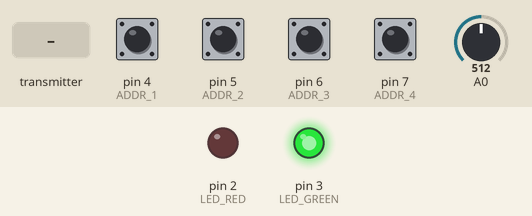
Bench run of a sketch on a simulated Arduino Uno, built with avr-gcc and run on an emulated ATmega328P. Shown: output pins drawn as LEDs (lit = HIGH). Inputs (shaded band) come from the test bench; at power-on: pin 4 (ADDR_1), pin 5 (ADDR_2), pin 6 (ADDR_3), pin 7 (ADDR_4) HIGH, A0 = 512. No radio packets arrive unless stated.

Above: at 0.1 s.
At 3.7 s:
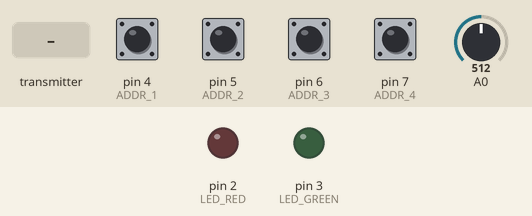
3.8 s: the transmitter starts sending receivedByte = 255
At 4.8 s:
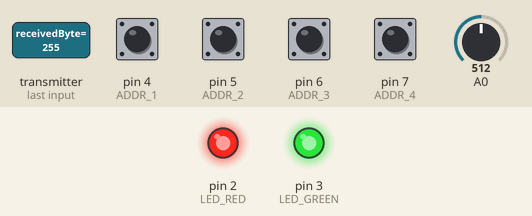
5.3 s: the transmitter starts sending receivedByte = 64
Timing chart, 0 to 12.8 s (numbered marks = the images above; inputs shaded):
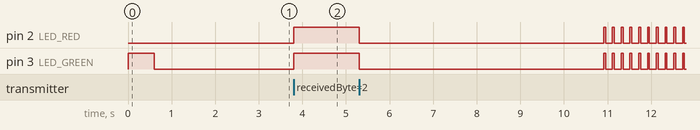

The sketch:

tally_client.ino
```cpp
//#define DEBUG
#include <SPI.h>
#include "nRF24L01.h"
#include "RF24.h"
#ifdef DEBUG
  #include "printf.h"
#endif

#define LED_RED   2
#define LED_GREEN 3
#define ADDR_1    4
#define ADDR_2    5
#define ADDR_3    6
#define ADDR_4    7

#define MAX_NODES  6
#define DELAY_SHORT 200
#define DELAY_LONG  400

RF24 radio(9,10);

byte address;
byte blinkState = LOW;
long lastTimeDataReceived;
long blinkMillis;
const uint64_t listening_pipes[6] = { 0x3A3A3A3AF0LL, 0x3A3A3A3AE1LL,
                                      0x3A3A3A3AD2LL, 0x3A3A3A3AC3LL,
                                      0x3A3A3A3AB4LL, 0x3A3A3A3AA5LL };
byte ackValue;

void sendAckBatteryValue() {
  // analog reference is 1.1V / voltage divider consists of 18K + 5K6
  // so analog * 0.045 gives us 43 for 4.3V and 30 for 3.0V
  ackValue = analogRead(A0) * 0.045;
#ifdef DEBUG
  printf("sending ack %d\n", ackValue);
#endif
  radio.writeAckPayload(1, &ackValue, 1);
}

void setup() {
#ifdef DEBUG
  Serial.begin(57600);
  printf_begin();
#endif

  pinMode(LED_RED, OUTPUT);
  pinMode(LED_GREEN, OUTPUT);
  pinMode(ADDR_1, INPUT_PULLUP);
  pinMode(ADDR_2, INPUT_PULLUP);
  pinMode(ADDR_3, INPUT_PULLUP);
  pinMode(ADDR_4, INPUT_PULLUP);

  // set reference to 1.1V
  analogReference(INTERNAL);

  // read in the address
  if(digitalRead(ADDR_1) == LOW) address = 1;
  if(digitalRead(ADDR_2) == LOW) address |= 2;
  if(digitalRead(ADDR_3) == LOW) address |= 4;
  if(digitalRead(ADDR_4) == LOW) address |= 8;

  if(address > MAX_NODES-1) {
    address = MAX_NODES-1;
  }

#ifdef DEBUG
  printf("address: %d\n", address);
#endif

  // display the address as blinks
  digitalWrite(LED_GREEN, HIGH);
  delay(DELAY_LONG);

  for(int i = 0; i< address; i++) {
    delay(DELAY_SHORT);
    digitalWrite(LED_RED, HIGH);
    delay(DELAY_SHORT);
    digitalWrite(LED_RED, LOW);
  }

  delay(DELAY_SHORT);
  digitalWrite(LED_GREEN, LOW);
  delay(DELAY_LONG);

  radio.begin();
  radio.setAutoAck(1);
  radio.enableAckPayload();
  radio.setRetries(0,10);
  radio.setPayloadSize(1);
  radio.openReadingPipe(1,listening_pipes[address]);
  radio.startListening();
  sendAckBatteryValue();
}

void loop() {

  long currentMillis = millis();

  while(radio.available()) {
    uint8_t receivedByte;
    radio.read( &receivedByte, sizeof(uint8_t) );
#ifdef DEBUG
    printf("got data %u\n",receivedByte);
#endif

    sendAckBatteryValue();

    if(bitRead(receivedByte, 0)) {
      digitalWrite(LED_RED, HIGH);
    } else {
      digitalWrite(LED_RED, LOW);
    }
    if(bitRead(receivedByte, 1)) {
      digitalWrite(LED_GREEN, HIGH);
    } else {
      digitalWrite(LED_GREEN, LOW);
    }
  }

  if(!radio.available()) {

    // we have no data, so check for timeout
    if(currentMillis - lastTimeDataReceived > 5000) {

      if(currentMillis - blinkMillis > 100) {
        if(blinkState == LOW) {
          blinkState = HIGH;
        } else {
          blinkState = LOW;
        }
        digitalWrite(LED_RED, blinkState);
        digitalWrite(LED_GREEN, blinkState);
        blinkMillis = currentMillis;
      }
    }

  } else {
    lastTimeDataReceived = currentMillis;
  }
}
```

Measured:
- by itself, pin 2 (LED_RED), pin 3 (LED_GREEN): repeats every 0.20 s: HIGH 0.05 s, LOW 0.15 s
